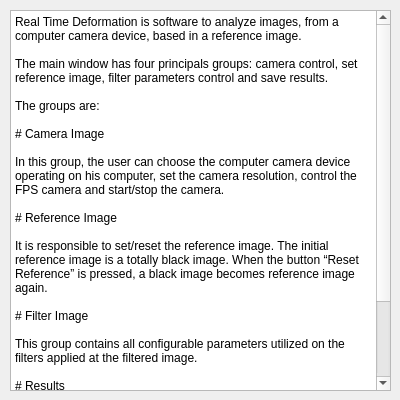
<?xml version="1.0" encoding="UTF-8"?>
<ui version="4.0">
 <class>DialogAjuda</class>
 <widget class="QDialog" name="DialogAjuda">
  <property name="geometry">
   <rect>
    <x>0</x>
    <y>0</y>
    <width>400</width>
    <height>400</height>
   </rect>
  </property>
  <property name="minimumSize">
   <size>
    <width>400</width>
    <height>400</height>
   </size>
  </property>
  <property name="maximumSize">
   <size>
    <width>400</width>
    <height>400</height>
   </size>
  </property>
  <property name="windowTitle">
   <string>Dialog</string>
  </property>
  <widget class="QPlainTextEdit" name="plainTextEdit">
   <property name="geometry">
    <rect>
     <x>10</x>
     <y>10</y>
     <width>381</width>
     <height>381</height>
    </rect>
   </property>
   <property name="readOnly">
    <bool>true</bool>
   </property>
   <property name="plainText">
    <string>Real Time Deformation is software to analyze images, from a computer camera device, based in a reference image.

The main window has four principals groups: camera control, set reference image, filter parameters control and save results.

The groups are:

# Camera Image 

In this group, the user can choose the computer camera device operating on his computer, set the camera resolution, control the FPS camera and start/stop the camera.

# Reference Image 

It is responsible to set/reset the reference image. The initial reference image is a totally black image. When the button “Reset Reference” is pressed, a black image becomes reference image again.

# Filter Image 

This group contains all configurable parameters utilized on the filters applied at the filtered image.

# Results

After the reference image has been set, results are able to be saved. It can be done by this group.

For more information about this software and his usage, read the user guide.</string>
   </property>
  </widget>
 </widget>
 <resources/>
 <connections/>
</ui>
